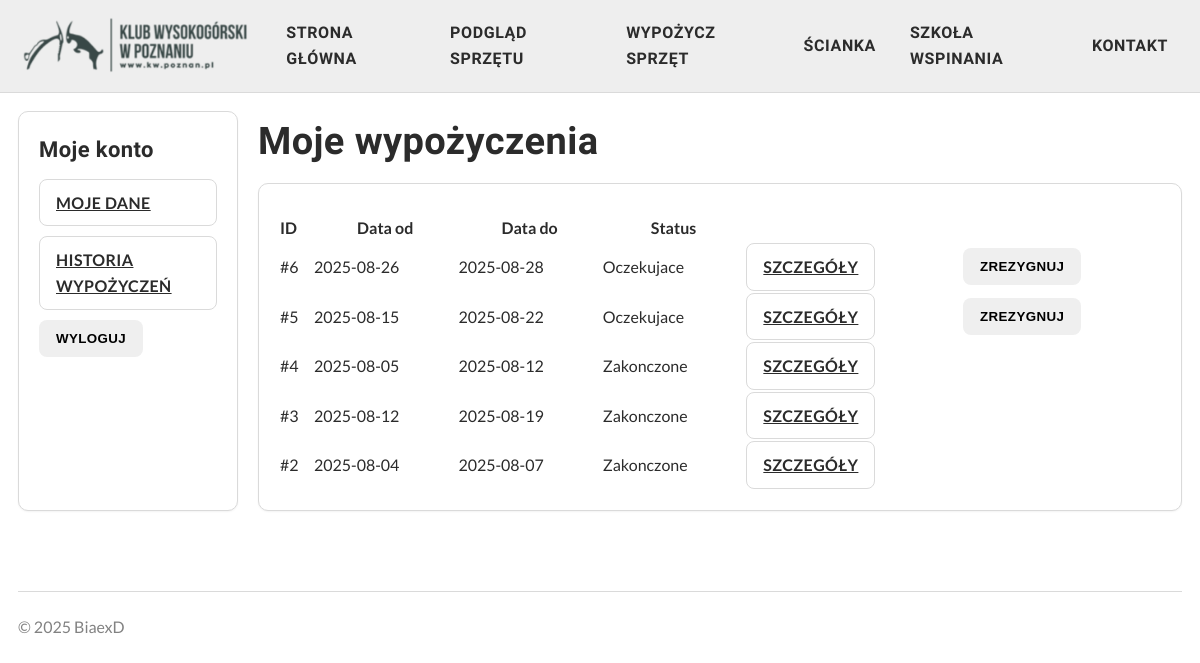
The app's page /my_rentals/ (signed in), older data.
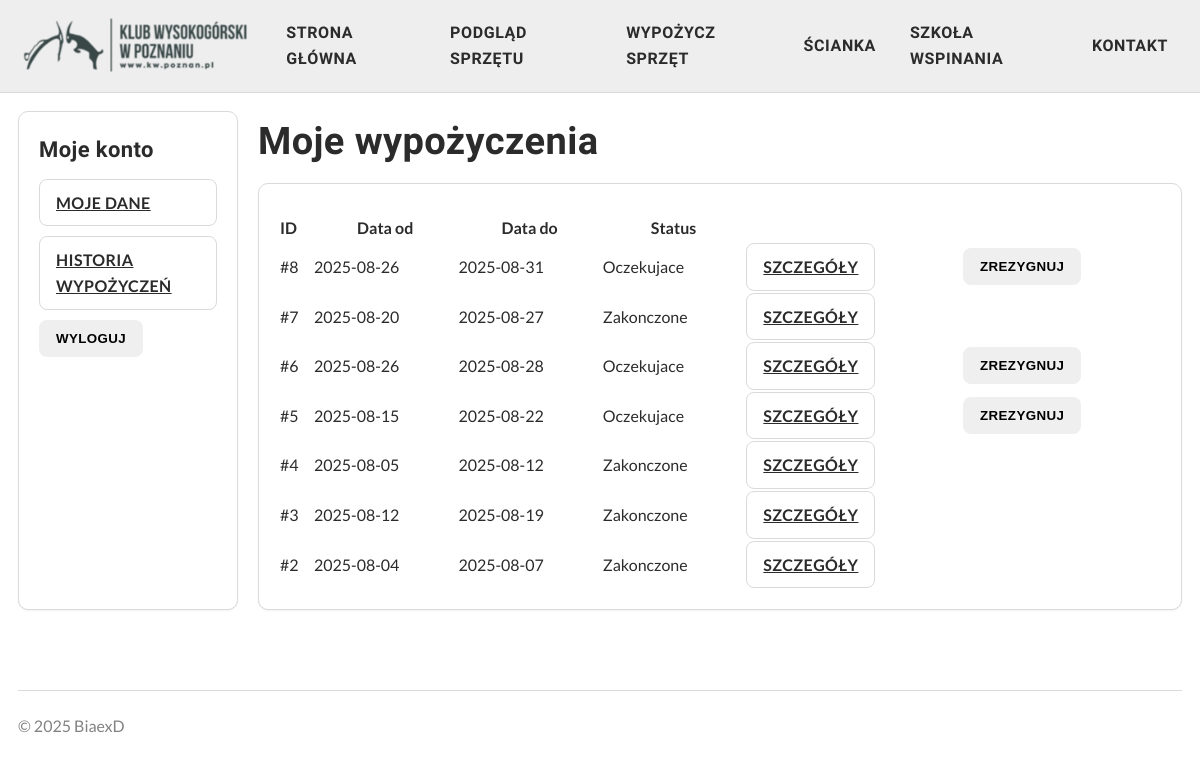
The same page, newer data.
### rentals/models.py (models this page shows, shortened)
class Rental(models.Model):
    STATUS_CHOICES = [
        ('pending', 'Oczekujace'),
        ('active', 'Aktywne'),
        ('finished', 'Zakonczone'),
    ]
    user = models.ForeignKey(settings.AUTH_USER_MODEL, on_delete=models.CASCADE)
    start_date = models.DateField()
    end_date = models.DateField()
    created_at = models.DateTimeField(auto_now_add=True)
    status = models.CharField(max_length=10, choices=STATUS_CHOICES, default='pending')

### rentals/views.py (the view)
# urls.py: path('my_rentals/', views.user_rentals, name='user_rentals'),
@login_required
def user_rentals(request):
    rentals = Rental.objects.filter(user=request.user).order_by('-created_at')
    return render(request, 'rentals/user_rentals.html', {'rentals': rentals})

### rentals/context_processors.py (called while the page is built)
def cart_info(request):
    count = 0
    rental_period = None
    has_active_cart = False
    if not request.user.is_authenticated:
        return {
            'cart_count': count,
            'rental_period': rental_period,
            'has_active_cart': has_active_cart,
        }
    cart = Cart.objects.filter(user=request.user, is_active=True).first()
    if cart:
        count = CartItem.objects.filter(cart=cart).count()
        rental_period = {
            'start_date': cart.start_date,
            'end_date': cart.end_date,
        }
        has_active_cart = True
    return {
        'cart_count': count,
        'rental_period': rental_period,
        'has_active_cart': has_active_cart,
    }

### rentals/templates/rentals/user_rentals.html (shortened to what this page needs)
{% extends 'base.html' %}
{% load static %}
{% block content %}
  <div style="display:grid; grid-template-columns: 220px 1fr; gap:20px; max-width:1200px; margin:auto;">
    {% include "partials/_leftbar.html" %}
    <main>
      <h1>Moje wypożyczenia</h1>
      <div class="card" style="padding:20px; margin-top:12px;">
        {% if rentals %}
          <table style="width:100%; border-collapse:collapse; margin-top:10px;">
            <thead>
              <tr>
                <th style="text-align:left;">ID</th>
                <th>Data od</th>
                <th>Data do</th>
                <th>Status</th>
                <th></th>
                <th></th>
              </tr>
            </thead>
            <tbody>
              {% for rental in rentals %}
                <tr>
                  <td>#{{ rental.id }}</td>
                  <td>{{ rental.start_date|date:"Y-m-d" }}</td>
                  <td>{{ rental.end_date|date:"Y-m-d" }}</td>
                  <td>{{ rental.get_status_display }}</td>
                  <td>
                    <a href="{% url 'rental_detail' rental.id %}" class="btn btn--ghost">Szczegóły</a>
                  </td>
                  <td>
                    {% if rental.status != 'finished' %}
                      <form action="{% url 'finish_rental' rental.id %}" method="post" style="display:inline;">
                        <button type="submit" class="btn btn--error">Zrezygnuj</button>
                      </form>
                    {% endif %}
                  </td>
                </tr>
              {% endfor %}
            </tbody>
          </table>
        {% else %}
          <p>Nie masz żadnych wypożyczeń.</p>
        {% endif %}
      </div>
    </main>
  </div>
{% endblock %}

Row changes from the older to the newer data that the page shows:
added Rental: id "8", start_date "2025-08-26", end_date "2025-08-31", status "Oczekujace", shows "ZREZYGNUJ"
added Rental: id "7", start_date "2025-08-20", end_date "2025-08-27", status "Zakonczone"
